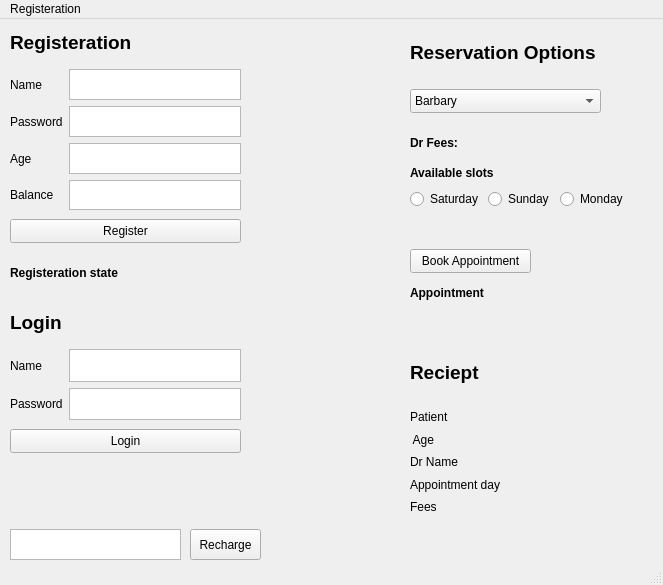
<?xml version="1.0" encoding="UTF-8"?>
<ui version="4.0">
 <class>MainWindow</class>
 <widget class="QMainWindow" name="MainWindow">
  <property name="geometry">
   <rect>
    <x>0</x>
    <y>0</y>
    <width>663</width>
    <height>585</height>
   </rect>
  </property>
  <property name="windowTitle">
   <string>MainWindow</string>
  </property>
  <widget class="QWidget" name="centralwidget">
   <widget class="QWidget" name="gridLayoutWidget">
    <property name="geometry">
     <rect>
      <x>10</x>
      <y>50</y>
      <width>231</width>
      <height>141</height>
     </rect>
    </property>
    <layout class="QGridLayout" name="gridLayout">
     <item row="0" column="0">
      <widget class="QLabel" name="NameRegisLabel">
       <property name="text">
        <string>Name</string>
       </property>
      </widget>
     </item>
     <item row="1" column="0">
      <widget class="QLabel" name="PasswordRegisLabel">
       <property name="text">
        <string>Password</string>
       </property>
      </widget>
     </item>
     <item row="3" column="0">
      <widget class="QLabel" name="BalanceRegisLabel">
       <property name="text">
        <string>Balance</string>
       </property>
      </widget>
     </item>
     <item row="0" column="1">
      <widget class="QPlainTextEdit" name="NameRegisTxbx"/>
     </item>
     <item row="2" column="0">
      <widget class="QLabel" name="AgeRegisLabel">
       <property name="text">
        <string>Age</string>
       </property>
      </widget>
     </item>
     <item row="3" column="1">
      <widget class="QPlainTextEdit" name="BalanceRegisTxbx"/>
     </item>
     <item row="2" column="1">
      <widget class="QPlainTextEdit" name="AgeRegisTxbx"/>
     </item>
     <item row="1" column="1">
      <widget class="QPlainTextEdit" name="PasswordRegisTxbx"/>
     </item>
    </layout>
   </widget>
   <widget class="QPushButton" name="pushButtonRegister">
    <property name="geometry">
     <rect>
      <x>10</x>
      <y>200</y>
      <width>231</width>
      <height>24</height>
     </rect>
    </property>
    <property name="text">
     <string>Register</string>
    </property>
   </widget>
   <widget class="QLabel" name="RegisterationStateLabel">
    <property name="geometry">
     <rect>
      <x>10</x>
      <y>240</y>
      <width>231</width>
      <height>27</height>
     </rect>
    </property>
    <property name="font">
     <font>
      <bold>true</bold>
     </font>
    </property>
    <property name="text">
     <string>Registeration state</string>
    </property>
   </widget>
   <widget class="QLabel" name="LoginLabel">
    <property name="geometry">
     <rect>
      <x>10</x>
      <y>290</y>
      <width>101</width>
      <height>27</height>
     </rect>
    </property>
    <property name="font">
     <font>
      <pointsize>14</pointsize>
      <bold>true</bold>
     </font>
    </property>
    <property name="text">
     <string>Login</string>
    </property>
   </widget>
   <widget class="QLabel" name="RegistrationLabel">
    <property name="geometry">
     <rect>
      <x>10</x>
      <y>10</y>
      <width>131</width>
      <height>27</height>
     </rect>
    </property>
    <property name="font">
     <font>
      <pointsize>14</pointsize>
      <bold>true</bold>
     </font>
    </property>
    <property name="text">
     <string>Registeration</string>
    </property>
   </widget>
   <widget class="QWidget" name="gridLayoutWidget_2">
    <property name="geometry">
     <rect>
      <x>10</x>
      <y>330</y>
      <width>231</width>
      <height>71</height>
     </rect>
    </property>
    <layout class="QGridLayout" name="gridLayout_2">
     <item row="0" column="0">
      <widget class="QLabel" name="NameLogLabel">
       <property name="text">
        <string>Name</string>
       </property>
      </widget>
     </item>
     <item row="1" column="0">
      <widget class="QLabel" name="PasswordLogLabel">
       <property name="text">
        <string>Password</string>
       </property>
      </widget>
     </item>
     <item row="1" column="1">
      <widget class="QPlainTextEdit" name="PasswordLogTxbx"/>
     </item>
     <item row="0" column="1">
      <widget class="QPlainTextEdit" name="NameLogTxbx"/>
     </item>
    </layout>
   </widget>
   <widget class="QPushButton" name="pushButtonLogin">
    <property name="geometry">
     <rect>
      <x>10</x>
      <y>410</y>
      <width>231</width>
      <height>24</height>
     </rect>
    </property>
    <property name="text">
     <string>Login</string>
    </property>
   </widget>
   <widget class="QLabel" name="PasswordStateLabel">
    <property name="geometry">
     <rect>
      <x>10</x>
      <y>450</y>
      <width>231</width>
      <height>27</height>
     </rect>
    </property>
    <property name="font">
     <font>
      <bold>true</bold>
     </font>
    </property>
    <property name="text">
     <string/>
    </property>
   </widget>
   <widget class="QPlainTextEdit" name="RechargeTxBx">
    <property name="geometry">
     <rect>
      <x>10</x>
      <y>510</y>
      <width>171</width>
      <height>31</height>
     </rect>
    </property>
   </widget>
   <widget class="QPushButton" name="pushButtonRecharge">
    <property name="geometry">
     <rect>
      <x>190</x>
      <y>510</y>
      <width>71</width>
      <height>31</height>
     </rect>
    </property>
    <property name="text">
     <string>Recharge</string>
    </property>
   </widget>
   <widget class="QLabel" name="ReservationOptionsLabel">
    <property name="geometry">
     <rect>
      <x>410</x>
      <y>20</y>
      <width>211</width>
      <height>27</height>
     </rect>
    </property>
    <property name="font">
     <font>
      <pointsize>14</pointsize>
      <bold>true</bold>
     </font>
    </property>
    <property name="text">
     <string>Reservation Options</string>
    </property>
   </widget>
   <widget class="QComboBox" name="comboBox">
    <property name="geometry">
     <rect>
      <x>410</x>
      <y>70</y>
      <width>191</width>
      <height>24</height>
     </rect>
    </property>
    <item>
     <property name="text">
      <string>Barbary</string>
     </property>
    </item>
    <item>
     <property name="text">
      <string>Ahmed</string>
     </property>
    </item>
    <item>
     <property name="text">
      <string>Bavly</string>
     </property>
    </item>
    <item>
     <property name="text">
      <string>Ali</string>
     </property>
    </item>
   </widget>
   <widget class="QLabel" name="DrFeesLabel">
    <property name="geometry">
     <rect>
      <x>410</x>
      <y>110</y>
      <width>131</width>
      <height>27</height>
     </rect>
    </property>
    <property name="font">
     <font>
      <bold>true</bold>
     </font>
    </property>
    <property name="text">
     <string>Dr Fees:</string>
    </property>
   </widget>
   <widget class="QLabel" name="AvailableSlotsLabel">
    <property name="geometry">
     <rect>
      <x>410</x>
      <y>140</y>
      <width>131</width>
      <height>27</height>
     </rect>
    </property>
    <property name="font">
     <font>
      <bold>true</bold>
     </font>
    </property>
    <property name="text">
     <string>Available slots</string>
    </property>
   </widget>
   <widget class="QWidget" name="horizontalLayoutWidget">
    <property name="geometry">
     <rect>
      <x>410</x>
      <y>140</y>
      <width>218</width>
      <height>80</height>
     </rect>
    </property>
    <layout class="QHBoxLayout" name="horizontalLayout">
     <item>
      <widget class="QRadioButton" name="radioButtonSat">
       <property name="text">
        <string>Saturday</string>
       </property>
      </widget>
     </item>
     <item>
      <widget class="QRadioButton" name="radioButtonSun">
       <property name="text">
        <string>Sunday</string>
       </property>
      </widget>
     </item>
     <item>
      <widget class="QRadioButton" name="radioButtonMon">
       <property name="text">
        <string>Monday</string>
       </property>
      </widget>
     </item>
    </layout>
   </widget>
   <widget class="QPushButton" name="pushButtonBooking">
    <property name="geometry">
     <rect>
      <x>410</x>
      <y>230</y>
      <width>121</width>
      <height>24</height>
     </rect>
    </property>
    <property name="text">
     <string>Book Appointment</string>
    </property>
   </widget>
   <widget class="QLabel" name="AppointmentLabel">
    <property name="geometry">
     <rect>
      <x>410</x>
      <y>260</y>
      <width>131</width>
      <height>27</height>
     </rect>
    </property>
    <property name="font">
     <font>
      <bold>true</bold>
     </font>
    </property>
    <property name="text">
     <string>Appointment</string>
    </property>
   </widget>
   <widget class="QLabel" name="RecieptLabel">
    <property name="geometry">
     <rect>
      <x>410</x>
      <y>340</y>
      <width>211</width>
      <height>27</height>
     </rect>
    </property>
    <property name="font">
     <font>
      <pointsize>14</pointsize>
      <bold>true</bold>
     </font>
    </property>
    <property name="text">
     <string>Reciept</string>
    </property>
   </widget>
   <widget class="QWidget" name="verticalLayoutWidget">
    <property name="geometry">
     <rect>
      <x>410</x>
      <y>390</y>
      <width>241</width>
      <height>106</height>
     </rect>
    </property>
    <layout class="QVBoxLayout" name="verticalLayout">
     <item>
      <widget class="QLabel" name="PatientLabel">
       <property name="text">
        <string>Patient </string>
       </property>
      </widget>
     </item>
     <item>
      <widget class="QLabel" name="AgeLabel">
       <property name="text">
        <string> Age </string>
       </property>
      </widget>
     </item>
     <item>
      <widget class="QLabel" name="DrNameLabel">
       <property name="text">
        <string>Dr Name </string>
       </property>
      </widget>
     </item>
     <item>
      <widget class="QLabel" name="AppointmentDayLabel">
       <property name="text">
        <string>Appointment day </string>
       </property>
      </widget>
     </item>
     <item>
      <widget class="QLabel" name="FeesLabel">
       <property name="text">
        <string>Fees </string>
       </property>
      </widget>
     </item>
    </layout>
   </widget>
  </widget>
  <widget class="QMenuBar" name="menubar">
   <property name="geometry">
    <rect>
     <x>0</x>
     <y>0</y>
     <width>663</width>
     <height>21</height>
    </rect>
   </property>
   <widget class="QMenu" name="menuRegisteration">
    <property name="title">
     <string>Registeration</string>
    </property>
   </widget>
   <addaction name="menuRegisteration"/>
  </widget>
  <widget class="QStatusBar" name="statusbar"/>
 </widget>
 <resources/>
 <connections/>
</ui>
